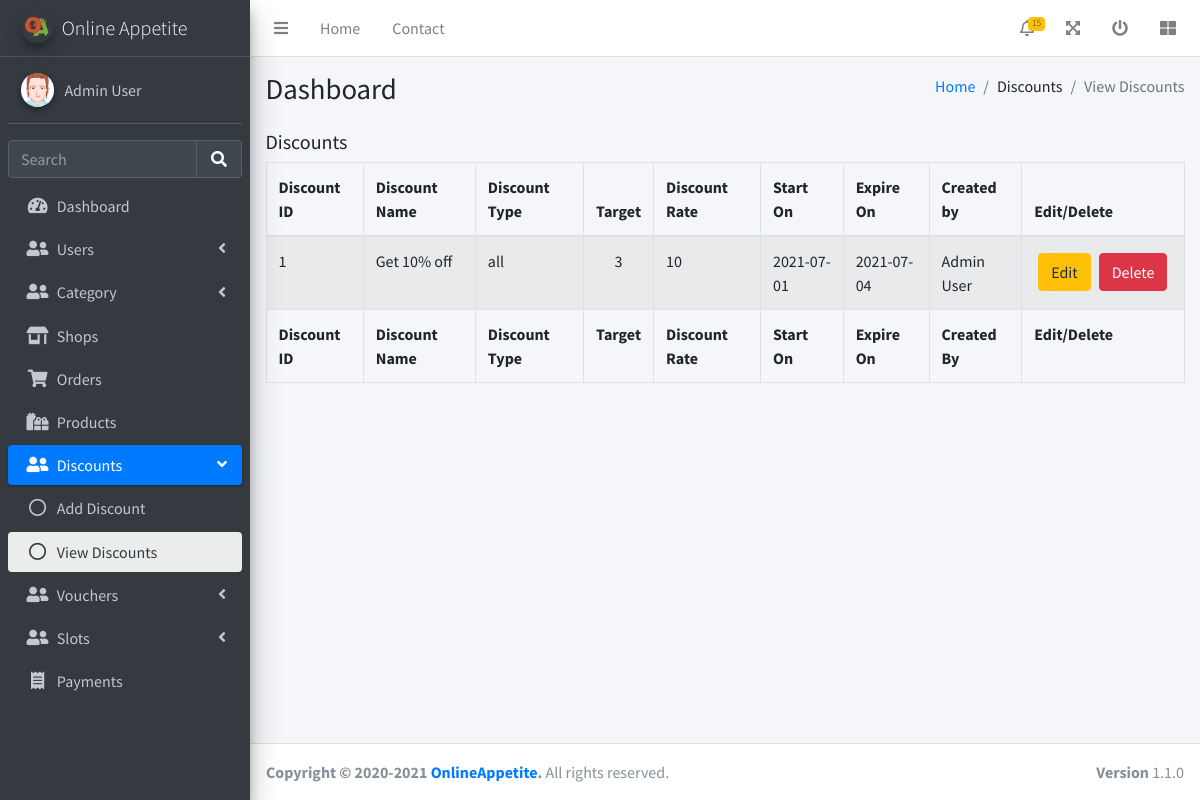
The page /admin/viewDiscounts.php (signed in) on the database its author committed.
### tables this page shows
CREATE TABLE DISCOUNTS (
	DISCOUNT_ID INTEGER NOT NULL PRIMARY KEY AUTOINCREMENT,
	DISCOUNT_NAME VARCHAR(50) NOT NULL,
	RATE DOUBLE NOT NULL,
	TARGET_ID INTEGER NULL,
	DISCOUNT_TYPE VARCHAR(20) NOT NULL,
	STARTS_ON DATETIME NOT NULL,
	EXPIRES_ON DATETIME NOT NULL,
	CREATED_BY INTEGER NOT NULL,
	CREATED_AT DATETIME(0) DEFAULT CURRENT_TIMESTAMP,
	UPDATED_AT DATETIME(0) NULL,
	FOREIGN KEY (CREATED_BY) REFERENCES USERS (USER_ID) ON DELETE CASCADE
);

CREATE TABLE USERS (
	USER_ID INTEGER NOT NULL PRIMARY KEY AUTOINCREMENT,
	FULL_NAME VARCHAR(100) NOT NULL,
	USERNAME VARCHAR(30) NOT NULL UNIQUE,
	EMAIL VARCHAR(100) NOT NULL UNIQUE,
	STREET VARCHAR(100) NULL,
	CITY VARCHAR(100) NULL,
	STATE VARCHAR(100) NULL,
	POSTAL VARCHAR(100) NULL,
	COUNTRY VARCHAR(100) NULL,
	GENDER INTEGER NOT NULL,
	USER_ROLE INTEGER DEFAULT 3,
	PASSWORD_HASH VARCHAR(255) NOT NULL,
	IMAGE VARCHAR(100) NULL,
	CREATED_AT DATETIME(0) DEFAULT CURRENT_TIMESTAMP,
	UPDATED_AT DATETIME(0) NULL
);

### utils/database.php (called while the page is built, shortened)
<?php
try {
    $conn = new PDO("sqlite:" . __DIR__ . "/../database.sqlite");
    $conn->setAttribute(PDO::ATTR_ERRMODE, PDO::ERRMODE_EXCEPTION);
} catch (PDOException $e) {
    die("Connection failed: " . $e->getMessage());
}
function fetch_all_row($sql)
{
    global $conn;
    $stmt = $conn->prepare($sql);
    $stmt->execute();
    $res = $stmt->fetchAll(PDO::FETCH_ASSOC);
    return $res;
}

### admin/viewDiscounts.php (the view, shortened to what this page needs)
<?php
require_once '../utils/database.php';
?>
<!DOCTYPE html>
<html lang="en">
<head>
  <link rel="stylesheet" href="/css/fontawesome-free/css/all.min.css">
  <link rel="stylesheet" href="/css/datatables-bs4/dataTables.bootstrap4.min.css">
  <link rel="stylesheet" href="/css/datatables-responsive/responsive.bootstrap4.min.css">
  <link rel="stylesheet" href="/css/datatables-buttons/buttons.bootstrap4.min.css">
  <link rel="stylesheet" href="https://code.ionicframework.com/ionicons/2.0.1/css/ionicons.min.css">
  <link rel="stylesheet" href="/css/adminlte/adminlte.min.css">
</head>
<body class="hold-transition sidebar-mini">
  <div class="wrapper">
    <?php
    include 'header.php';
    $discounts = fetch_all_row("SELECT * FROM DISCOUNTS INNER JOIN USERS ON USERS.USER_ID = DISCOUNTS.CREATED_BY");
    ?>
    <div class="content-wrapper">
      <section class="content-header">
        <div class="container-fluid">
          <div class="row mb-2">
            <div class="col-sm-6">
              <h1>Dashboard</h1>
            </div>
            <div class="col-sm-6">
              <ol class="breadcrumb float-sm-right">
                <li class="breadcrumb-item"><a href="#">Home</a></li>
                <li class="breadcrumb-item">Discounts</li>
                <li class="breadcrumb-item active">View Discounts</li>
              </ol>
            </div>
          </div>
        </div>
      </section>
      <section class="content">
        <div class="container-fluid">
          <h5 class="mb-2">Discounts</h5>
          <table id="shopTable" class="table table-bordered table-striped">
            <thead>
              <tr>
                <th>Discount ID</th>
                <th>Discount Name</th>
                <th>Discount Type</th>
                <th class="no-sort">Target</th>
                <th>Discount Rate</th>
                <th>Start On</th>
                <th>Expire On</th>
                <th>Created by</th>
                <th class="no-sort no-search">Edit/Delete</th>
              </tr>
            </thead>
            <tbody>
              <?php foreach ($discounts as $discount) { ?>
                <tr>
                  <td><?= $discount['DISCOUNT_ID'] ?></td>
                  <td><?= $discount['DISCOUNT_NAME'] ?></td>
                  <td><?= $discount['DISCOUNT_TYPE'] ?></td>
                  <td class="text-center"><?= $discount['TARGET_ID'] ?? '-' ?></td>
                  <td><?= $discount['RATE'] ?></td>
                  <td><?= $discount['STARTS_ON'] ?></td>
                  <td><?= $discount['EXPIRES_ON'] ?></td>
                  <td><?= $discount['FULL_NAME'] ?></td>
                  <td>
                    <div class="d-flex">
                      <button class="btn btn-warning m-1" onclick="window.location.replace('editDiscount.php?id=<?= $discount['DISCOUNT_ID'] ?>')">Edit</button>
                      <button class="btn btn-danger m-1" onclick="window.location.replace('deleteDiscount.php?id=<?= $discount['DISCOUNT_ID'] ?>')">Delete</button>
                    </div>
                  </td>
                </tr>
              <?php } ?>
            </tbody>
            <tfoot>
              <tr>
                <th>Discount ID</th>
                <th>Discount Name</th>
                <th>Discount Type</th>
                <th>Target</th>
                <th>Discount Rate</th>
                <th>Start On</th>
                <th>Expire On</th>
                <th>Created By</th>
                <th>Edit/Delete</th>
              </tr>
            </tfoot>
          </table>
        </div>
      </section>
    </div>
    <?php include 'footer.php'; ?>
  </div>
</body>
</html>

### rows shown on the page
discounts: DISCOUNT_ID "1", DISCOUNT_NAME "Get 10% off", DISCOUNT_TYPE "all", TARGET_ID "3", RATE "10", STARTS_ON "2021-07-01", EXPIRES_ON "2021-07-04", CREATED_BY.FULL_NAME "Admin User"

### other values the page prints
$_SESSION['admin']['FULL_NAME'] "Admin User"
